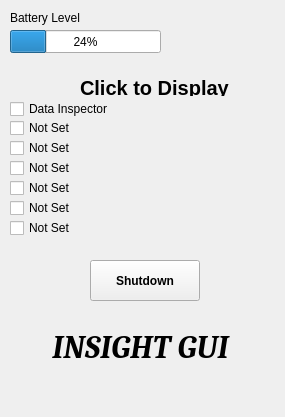
<?xml version="1.0" encoding="UTF-8"?>
<ui version="4.0">
 <class>Form</class>
 <widget class="QWidget" name="Form">
  <property name="geometry">
   <rect>
    <x>0</x>
    <y>0</y>
    <width>285</width>
    <height>417</height>
   </rect>
  </property>
  <property name="font">
   <font>
    <weight>50</weight>
    <bold>false</bold>
   </font>
  </property>
  <property name="windowTitle">
   <string>Form</string>
  </property>
  <widget class="QLabel" name="label">
   <property name="geometry">
    <rect>
     <x>10</x>
     <y>10</y>
     <width>91</width>
     <height>16</height>
    </rect>
   </property>
   <property name="text">
    <string>Battery Level</string>
   </property>
  </widget>
  <widget class="QProgressBar" name="batteryPB">
   <property name="geometry">
    <rect>
     <x>10</x>
     <y>30</y>
     <width>151</width>
     <height>23</height>
    </rect>
   </property>
   <property name="value">
    <number>24</number>
   </property>
  </widget>
  <widget class="QCheckBox" name="checkBox1">
   <property name="geometry">
    <rect>
     <x>10</x>
     <y>119</y>
     <width>251</width>
     <height>18</height>
    </rect>
   </property>
   <property name="text">
    <string>Not Set</string>
   </property>
  </widget>
  <widget class="QCheckBox" name="checkBox2">
   <property name="geometry">
    <rect>
     <x>10</x>
     <y>139</y>
     <width>261</width>
     <height>18</height>
    </rect>
   </property>
   <property name="text">
    <string>Not Set</string>
   </property>
  </widget>
  <widget class="QCheckBox" name="checkBox3">
   <property name="geometry">
    <rect>
     <x>10</x>
     <y>159</y>
     <width>251</width>
     <height>18</height>
    </rect>
   </property>
   <property name="text">
    <string>Not Set</string>
   </property>
  </widget>
  <widget class="QCheckBox" name="checkBox4">
   <property name="geometry">
    <rect>
     <x>10</x>
     <y>179</y>
     <width>261</width>
     <height>18</height>
    </rect>
   </property>
   <property name="text">
    <string>Not Set</string>
   </property>
  </widget>
  <widget class="QCheckBox" name="checkBox5">
   <property name="geometry">
    <rect>
     <x>10</x>
     <y>199</y>
     <width>261</width>
     <height>18</height>
    </rect>
   </property>
   <property name="text">
    <string>Not Set</string>
   </property>
  </widget>
  <widget class="QCheckBox" name="checkBox6">
   <property name="geometry">
    <rect>
     <x>10</x>
     <y>219</y>
     <width>261</width>
     <height>18</height>
    </rect>
   </property>
   <property name="text">
    <string>Not Set</string>
   </property>
  </widget>
  <widget class="QPushButton" name="shutdownButton">
   <property name="geometry">
    <rect>
     <x>90</x>
     <y>260</y>
     <width>110</width>
     <height>41</height>
    </rect>
   </property>
   <property name="font">
    <font>
     <weight>75</weight>
     <bold>true</bold>
    </font>
   </property>
   <property name="text">
    <string>Shutdown</string>
   </property>
  </widget>
  <widget class="QCheckBox" name="checkBox">
   <property name="geometry">
    <rect>
     <x>10</x>
     <y>100</y>
     <width>221</width>
     <height>18</height>
    </rect>
   </property>
   <property name="text">
    <string>Data Inspector</string>
   </property>
  </widget>
  <widget class="QLabel" name="label_2">
   <property name="geometry">
    <rect>
     <x>80</x>
     <y>80</y>
     <width>181</width>
     <height>16</height>
    </rect>
   </property>
   <property name="font">
    <font>
     <pointsize>15</pointsize>
     <weight>75</weight>
     <bold>true</bold>
    </font>
   </property>
   <property name="text">
    <string>Click to Display</string>
   </property>
  </widget>
  <widget class="QLabel" name="label_3">
   <property name="geometry">
    <rect>
     <x>5</x>
     <y>302</y>
     <width>271</width>
     <height>91</height>
    </rect>
   </property>
   <property name="font">
    <font>
     <family>Cambria</family>
     <pointsize>24</pointsize>
     <weight>75</weight>
     <italic>true</italic>
     <bold>true</bold>
    </font>
   </property>
   <property name="text">
    <string>INSIGHT GUI</string>
   </property>
   <property name="alignment">
    <set>Qt::AlignCenter</set>
   </property>
  </widget>
 </widget>
 <resources/>
 <connections/>
</ui>
